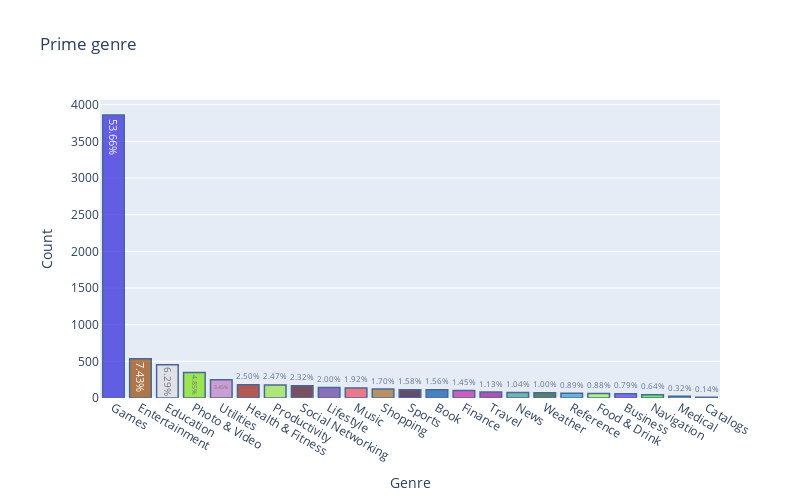

The cell this chart's notebook holds for it:
### Code cell
def random_color_generator(number_of_colors):
    color = ["#"+''.join([random.choice('0123456789ABCDEF') for j in range(6)])
                 for i in range(number_of_colors)]
    return color

cnt_srs = df_app['prime_genre'].value_counts()
text = ['{:.2f}%'.format(100 * (value / cnt_srs.sum())) for value in cnt_srs.values]

trace = go.Bar(
    x = cnt_srs.index,
    y = cnt_srs.values,
    text = text,
    marker = dict(
        color = random_color_generator(100),
        line = dict(color='rgb(8, 48, 107)',
                    width = 1.5)
    ),
    opacity = 0.7
)
data = [trace]

layout = go.Layout(
    title = 'Prime genre',
    margin = dict(
        l = 100
    ),
    xaxis = dict(
        title = 'Genre'
    ),
    yaxis = dict(
        title = 'Count'
    ),
    width = 800,
    height = 500
)

fig = go.Figure(data=data, layout=layout)
py.iplot(fig)

### Figure 1 — Plotly figure (JSON) as saved in the notebook; plotly's stock layout.template omitted (floating-point values rounded to 4 significant figures)
{"data": [{"marker": {"color": ["#2B21DB", "#974600", "#E0DFE4", "#7DE30E", "#BF7DC8", "#9F1A0D", "#96E448", "#4B0F22", "#603EA3", "#EE4862", "#A46E26", "#2B0A33", "#0157AA", "#C224A5", "#9F0F9D", "#429B93", "#175627", "#2EA2CF", "#93FA55", "#5A34FC", "#24FE15", "#8AF4D0", "#867D6F", "#4D1AEF", "#5A40BF", "#678C79", "#AC8C12", "#EE33E3", "#20E282", "#15D929", "#0CFCAC", "#BC0781", "#F435E8", "#5526D5", "#8B4BF7", "#C77EDC", "#8002B6", "#8B8186", "#839E72", "#9F207A", "#6A0C4D", "#92EA83", "#3539B6", "#D5BF46", "#D4FEC3", "#2FC146", "#073502", "#5A3BB6", "#E73D39", "#812535", "#7999F7", "#51CD42", "#15BB67", "#915068", "#4DBD89", "#1931CA", "#4C52D3", "#CEA6C7", "#B198E2", "#6CA40E", "#D64425", "#F6C29E", "#B7E106", "#D0EF70", "#92C34C", "#518EDE", "#095C84", "#D2F29B", "#83D4CB", "#809D07", "#AB7860", "#CA74D4", "#15B614", "#9E12C4", "#9AB85F", "#8C09C2", "#540F0F", "#EE0F69", "#159BE2", "#D7223D", "#EA8C6E", "#49F9E0", "#F2CB68", "#9EFEFB", "#AEEDEE", "#D1A2A0", "#78E91B", "#4D4195", "#0405AE", "#93E9D8", "#3519CC", "#712E0B", "#6EAFAF", "#77F3B7", "#26A8C9", "#FBB697", "#336114", "#6F096B", "#F5F179", "#EBDED6"], "line": {"color": "rgb(8, 48, 107)", "width": 1.5}}, "opacity": 0.7, "text": ["53.66%", "7.43%", "6.29%", "4.85%", "3.45%", "2.50%", "2.47%", "2.32%", "2.00%", "1.92%", "1.70%", "1.58%", "1.56%", "1.45%", "1.13%", "1.04%", "1.00%", "0.89%", "0.88%", "0.79%", "0.64%", "0.32%", "0.14%"], "type": "bar", "x": ["Games", "Entertainment", "Education", "Photo & Video", "Utilities", "Health & Fitness", "Productivity", "Social Networking", "Lifestyle", "Music", "Shopping", "Sports", "Book", "Finance", "Travel", "News", "Weather", "Reference", "Food & Drink", "Business", "Navigation", "Medical", "Catalogs"], "y": [3862, 535, 453, 349, 248, 180, 178, 167, 144, 138, 122, 114, 112, 104, 81, 75, 72, 64, 63, 57, 46, 23, 10]}], "layout": {"height": 500, "margin": {"l": 100}, "title": {"text": "Prime genre"}, "width": 800, "xaxis": {"title": {"text": "Genre"}}, "yaxis": {"title": {"text": "Count"}}}}
